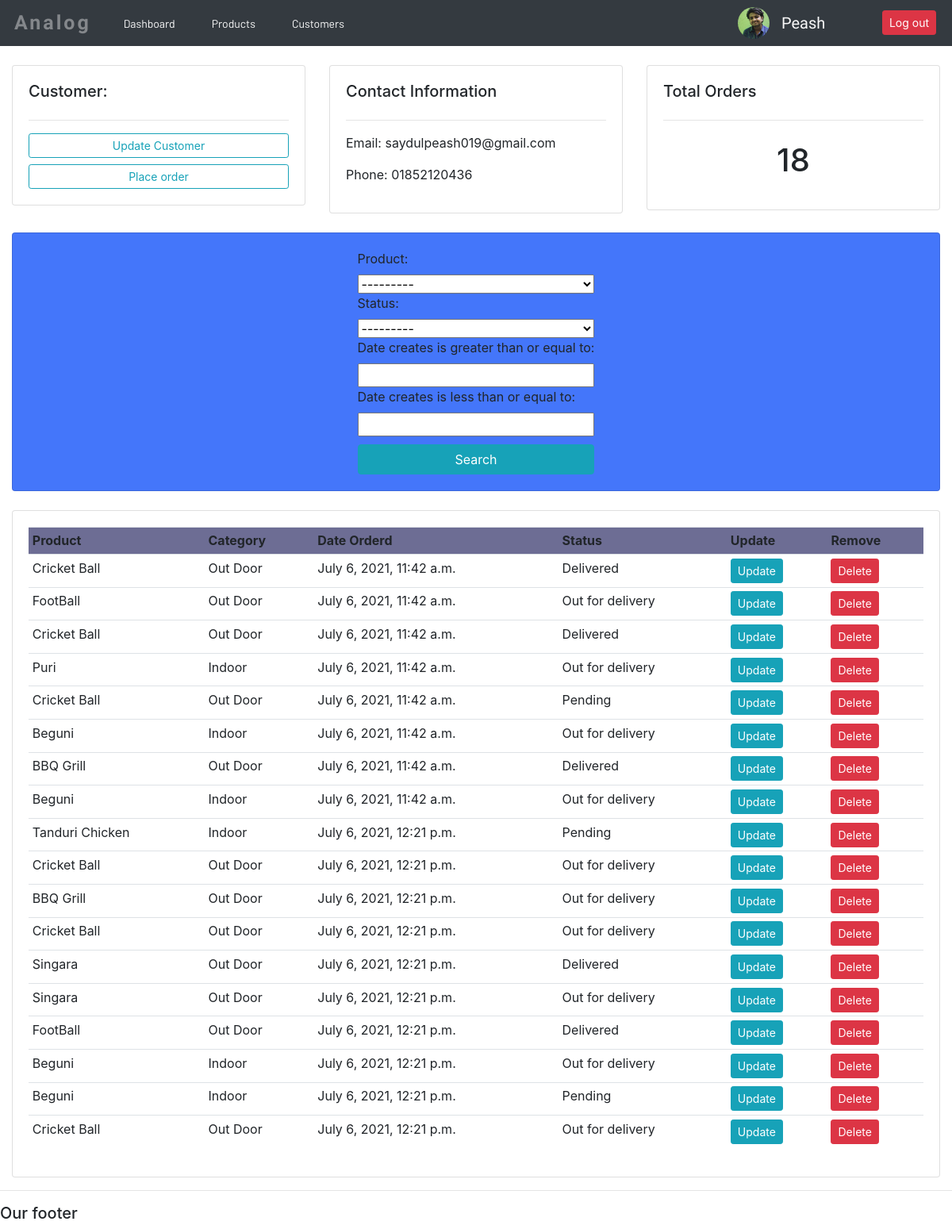
Screenshot of /customers/1/ (signed in) with the database file from the repository.
### analog/models.py (models this page shows, shortened)
class Customer(models.Model):
    user = models.OneToOneField(User, null=True, on_delete=models.CASCADE)
    name = models.CharField(max_length=200, null=True)
    phone = models.CharField(max_length=11, null=True)
    image=models.ImageField(default='defult.png',null=True,blank=True)
    email = models.CharField(max_length=50, null=True)
    date_created = models.DateTimeField(auto_now_add=True)

class Order(models.Model):
    STATUS = (
        ('Pending', 'Pending'),
        ('Out for delivery', 'Out for delivery'),
        ('Delivered', 'Delivered'),
    )
    customer = models.ForeignKey(Customer, null=True, on_delete=models.SET_NULL)
    product = models.ForeignKey(Product, null=True, on_delete=models.SET_NULL)
    date_creates = models.DateTimeField(auto_now_add=True)
    status = models.CharField(max_length=200, null=True, choices=STATUS)

class Product(models.Model):
    CATAGORY = (
        ('Indoor', 'Indoor'),
        ('Out Door', 'Out Door'),
    )
    name = models.CharField(max_length=200, null=True)
    price = models.FloatField(null=True)
    catagory = models.CharField(max_length=200, null=True, choices=CATAGORY)
    description = models.CharField(max_length=200, null=True, blank=True)
    date_creates = models.DateTimeField(auto_now_add=True)
    tags = models.ManyToManyField(Tag)
    def __str__(self):
        return self.name

### analog/c_decorators.py (the view)
        def wraper_function(request, *args, **kwargs):
            group = None
            if request.user.groups.exists():
                group = request.user.groups.all()[0].name
            if group in allowed_roles:
                return view_func(request, *args, **kwargs)
            else:
                return HttpResponse("you are not authorised to view this page..")

### analog/views.py (called while the page is built)
@login_required(login_url='log_in')
@allowed_users(allowed_roles=['Admin'])
def customers(request, pk):
    customer = Customer.objects.get(id=pk)
    order = customer.order_set.all()
    o_length = order.count()
    myFilter = Orderfilter(request.GET, queryset=order)
    order = myFilter.qs
    context = {
        'customer': customer,
        'order': order,
        'len': o_length,
        'myFilter': myFilter,
    }
    return render(request, 'analog/customer.html', context)

### templates/analog/customer.html
{%  extends 'analog/main.html' %}
{% block content %}
	<br>
<div class="row">
	<div class="col-md">
		<div class="card card-body">
			<h5>Customer:</h5>
			<hr>
			<a class="btn btn-outline-info  btn-sm btn-block" href="">Update Customer</a>
			<a class="btn btn-outline-info  btn-sm btn-block" href="{% url 'create_order' customer.id %}">Place order</a>
		</div>
	</div>
	<div class="col-md">
		<div class="card card-body">
			<h5>Contact Information</h5>
			<hr>
            <p>Email: {{ customer.email }}</p>
            <p>Phone: {{ customer.phone }}</p>
		</div>
	</div>
	<div class="col-md">
		<div class="card card-body">
			<h5>Total Orders</h5>
			<hr>
			<h1 style="text-align: center;padding: 10px">{{ len }}</h1>
		</div>
	</div>
</div>
<br>
<div class="row">
	<div class="col" >
		<div class="card card-body" style="background-color: #4476fa;display: flex;flex-direction: column;align-items: center;">
			<form method="get" style="display: flex;flex-direction: column;">
                {{ myFilter.form }}
		    <button class="btn btn-primary btn-info" type="submit" style="margin-top: 10px">Search</button>
		  </form>
		</div>
	</div>
</div>
<br>
<div class="row">
	<div class="col-md">
		<div class="card card-body">
			<table class="table table-sm">
				<tr>
					<th>Product</th>
					<th>Category</th>
					<th>Date Orderd</th>
					<th>Status</th>
					<th>Update</th>
					<th>Remove</th>
				</tr>
				{% for i in order %}
				<tr>
					<td>{{ i.product }}</td>
					<td>{{ i.product.catagory }}</td>
					<td>{{ i.date_creates }}</td>
					<td>{{ i.status }}</td>
					<td><a href="{% url 'update_order' i.id %}" class="btn btn-sm btn-info">Update</a></td>
					<td><a href="{% url 'delete_order' i.id %}" class="btn btn-sm btn-danger">Delete</a></td>
				</tr>
				{% endfor %}
			</table>
		</div>
	</div>
</div>
{% endblock %}

### templates/analog/navbar.html (shortened to what this page needs)
{% load static %}
<nav class="navbar navbar-expand-lg navbar-dark bg-dark">
  <a class="navbar-brand" href="#"><p id="logo">Analog</p></a>
  <div class="collapse navbar-collapse" id="navbarNav">
    {% if request.user.is_staff %}
        <ul class="navbar-nav">
      <li class="nav-item active">
        <a class="nav-link" href="{% url 'home' %}"><p>Dashboard</p></a>
      </li>
      <li class="nav-item">
        <a class="nav-link" href="{% url 'products' %}"><p>Products</p></a>
      </li>
      <li class="nav-item">
        <a class="nav-link" href="#"><p>Customers</p></a>
      </li>
    </ul>
        {% else %}
        <ul class="navbar-nav">
        <li class="nav-item">
        <a class="nav-link" href="{% url 'user_setting' %}"><p>Setting</p></a>
      </li>
        </ul>
      {% endif %}
      <div class="profile">
        <div id="profile">
            <span id="profile_name"><p>{{ request.user.username }}</p></span>
          <div class="pp"><img src="{{ request.user.customer.image.url }}"></div>
        </div>
        <span id="logout"><a id="logout_btn" href="{% url 'log_out' %}" class="btn btn-sm btn-danger">Log out</a> </span>
    </div>
  </div>
</nav>

### static/css/main.css (style rules this page uses)
table { border-radius: 3px; }
tr:nth-child(1) { background-color: #6d6d94; }

### static/css/nbar.css (style rules this page uses)
.navbar-brand #logo { padding: 0; margin: 0; font-weight: 800; color: rgba(253, 253, 253, 0.4); font-size: 25px; letter-spacing: 3px; }
.navbar-brand { padding: 2px; }
.nav-link p { color: rgb(251, 251, 251); font-family: 'Barlow', sans-serif; font-size: 14px; padding: 5px 15px; width: fit-content; border-radius: 3px; margin: 0; }
.nav-link { margin: 0; height: 30px; padding: 0; }

### templates/analog/navbar.html (style rules this page uses)
.profile { display: flex; width: 250px; justify-content: space-between; position: absolute; right: 20px; align-items: center; }
#profile_name { padding: 0; margin: 0; }
#profile_name p { color: #f8f8f8; padding: 0; margin: 0; font-size: 20px; font-family: 'Zen Tokyo Zoo', cursive; }
#logo { font-family: 'Righteous', cursive; }
.pp { height: 40px; width: 40px; display: flex; align-items: center; justify-content: center; border-radius: 50%; margin-right: 15px; box-sizing: border-box; overflow: hidden; }
.pp img { height: auto; width: 40px; }
#profile { display: flex; flex-direction: row-reverse; width: fit-content; align-items: center; }

### rows the page displays
Customer: email "saydulpeash019@gmail.com", phone "01852120436"
Order: product "Cricket Ball", product.catagory "Out Door", date_creates "July 6, 2021, 11:42 a.m.", status "Delivered"
Order: product "FootBall", product.catagory "Out Door", date_creates "July 6, 2021, 11:42 a.m.", status "Out for delivery"
Order: product "Cricket Ball", product.catagory "Out Door", date_creates "July 6, 2021, 11:42 a.m.", status "Delivered"
Order: product "Puri", product.catagory "Indoor", date_creates "July 6, 2021, 11:42 a.m.", status "Out for delivery"
Order: product "Cricket Ball", product.catagory "Out Door", date_creates "July 6, 2021, 11:42 a.m.", status "Pending"
Order: product "Beguni", product.catagory "Indoor", date_creates "July 6, 2021, 11:42 a.m.", status "Out for delivery"
Order: product "BBQ Grill", product.catagory "Out Door", date_creates "July 6, 2021, 11:42 a.m.", status "Delivered"
Order: product "Beguni", product.catagory "Indoor", date_creates "July 6, 2021, 11:42 a.m.", status "Out for delivery"
Order: product "Tanduri Chicken", product.catagory "Indoor", date_creates "July 6, 2021, 12:21 p.m.", status "Pending"
Order: product "Cricket Ball", product.catagory "Out Door", date_creates "July 6, 2021, 12:21 p.m.", status "Out for delivery"
Order: product "BBQ Grill", product.catagory "Out Door", date_creates "July 6, 2021, 12:21 p.m.", status "Out for delivery"
Order: product "Cricket Ball", product.catagory "Out Door", date_creates "July 6, 2021, 12:21 p.m.", status "Out for delivery"
Order: product "Singara", product.catagory "Out Door", date_creates "July 6, 2021, 12:21 p.m.", status "Delivered"
Order: product "Singara", product.catagory "Out Door", date_creates "July 6, 2021, 12:21 p.m.", status "Out for delivery"
Order: product "FootBall", product.catagory "Out Door", date_creates "July 6, 2021, 12:21 p.m.", status "Delivered"
Order: product "Beguni", product.catagory "Indoor", date_creates "July 6, 2021, 12:21 p.m.", status "Out for delivery"
Order: product "Beguni", product.catagory "Indoor", date_creates "July 6, 2021, 12:21 p.m.", status "Pending"
Order: product "Cricket Ball", product.catagory "Out Door", date_creates "July 6, 2021, 12:21 p.m.", status "Out for delivery"

### other values shown
{{ request.user.username }} "Peash"
{{ len }} "18"
